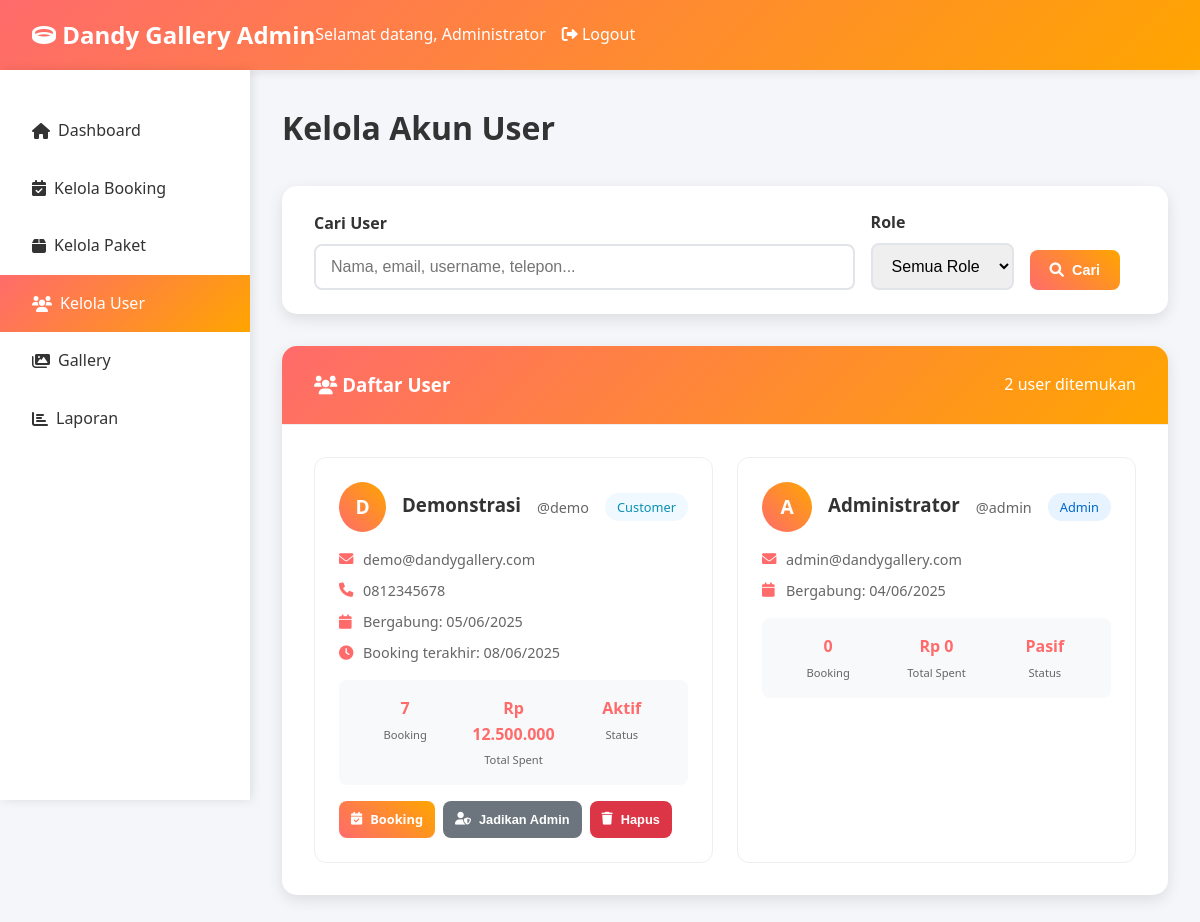
/admin/customers.php (signed in), run on an earlier commit of the app's database.
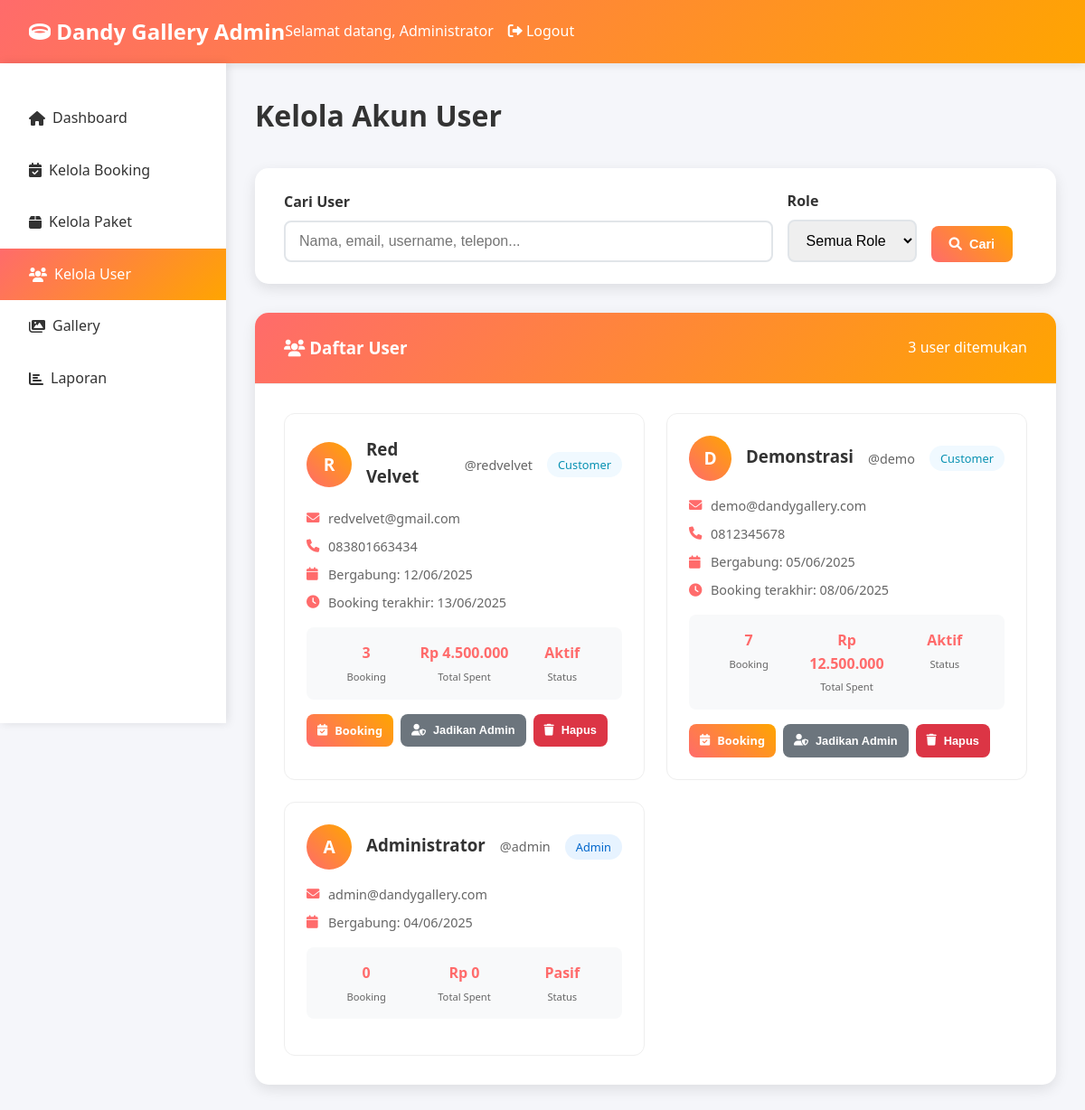
And on a later commit of the database.
### tables this page shows
CREATE TABLE `users` (
  `id` int NOT NULL,
  `username` varchar(50) NOT NULL,
  `password` varchar(255) NOT NULL,
  `full_name` varchar(100) NOT NULL,
  `email` varchar(100) NOT NULL,
  `phone` varchar(20) DEFAULT NULL,
  `role` enum('admin','customer') DEFAULT 'customer',
  `created_at` timestamp NULL DEFAULT CURRENT_TIMESTAMP,
  `updated_at` timestamp NULL DEFAULT CURRENT_TIMESTAMP ON UPDATE CURRENT_TIMESTAMP
);

### config/database.php (called while the page is built, shortened)
<?php
function formatRupiah($angka)
{
    return "Rp " . number_format($angka, 0, ',', '.');
}

### admin/customers.php (the view, shortened to what the changed rows need)
<?php
require_once '../config/database.php';
$db = getDB();
$sql = "SELECT u.*,
        COUNT(b.id) as total_bookings,
        SUM(CASE WHEN b.status IN ('paid', 'completed') THEN b.total_amount ELSE 0 END) as total_spent,
        MAX(b.created_at) as last_booking
        FROM users u
        LEFT JOIN bookings b ON u.id = b.user_id
        WHERE 1=1";
$params = [];
$sql .= " GROUP BY u.id ORDER BY u.created_at DESC";
$stmt = $db->prepare($sql);
$stmt->execute($params);
$users = $stmt->fetchAll(PDO::FETCH_ASSOC);
?>
<!DOCTYPE html>
<html lang="id">
<head>
    <link href="https://cdnjs.cloudflare.com/ajax/libs/font-awesome/6.0.0/css/all.min.css" rel="stylesheet">
</head>
<body>
    <main class="main-content">
        <div class="page-header">
            <h1 class="page-title">Kelola Akun User</h1>
        </div>
        <div class="card">
            <div class="card-header">
                <h3><i class="fas fa-users"></i> Daftar User</h3>
                <span><?php echo count($users); ?> user ditemukan</span>
            </div>
            <?php if (empty($users)): ?>
            <div style="text-align: center; padding: 3rem; color: #666;">
                <i class="fas fa-users" style="font-size: 3rem; margin-bottom: 1rem; opacity: 0.5;"></i>
                <h3>Tidak Ada User</h3>
                <p>Belum ada user yang sesuai dengan filter yang dipilih.</p>
            </div>
            <?php else: ?>
            <div class="users-grid">
                <?php foreach ($users as $user): ?>
                <div class="user-card">
                    <div class="user-header">
                        <div class="user-avatar">
                            <?php echo strtoupper(substr($user['full_name'], 0, 1)); ?>
                        </div>
                        <div class="user-info">
                            <h3><?php echo htmlspecialchars($user['full_name']); ?></h3>
                            <p>@<?php echo htmlspecialchars($user['username']); ?></p>
                        </div>
                        <span class="role-badge <?php echo $user['role']; ?>">
                            <?php echo ucfirst($user['role']); ?>
                        </span>
                    </div>
                    <div class="user-details">
                        <div class="detail-item">
                            <i class="fas fa-envelope"></i>
                            <span><?php echo htmlspecialchars($user['email']); ?></span>
                        </div>
                        <?php if ($user['phone']): ?>
                        <div class="detail-item">
                            <i class="fas fa-phone"></i>
                            <span><?php echo htmlspecialchars($user['phone']); ?></span>
                        </div>
                        <?php endif; ?>
                        <div class="detail-item">
                            <i class="fas fa-calendar"></i>
                            <span>Bergabung: <?php echo date('d/m/Y', strtotime($user['created_at'])); ?></span>
                        </div>
                        <?php if ($user['last_booking']): ?>
                        <div class="detail-item">
                            <i class="fas fa-clock"></i>
                            <span>Booking terakhir:
                                <?php echo date('d/m/Y', strtotime($user['last_booking'])); ?></span>
                        </div>
                        <?php endif; ?>
                    </div>
                    <div class="user-stats">
                        <div class="stat-item">
                            <div class="stat-value"><?php echo $user['total_bookings']; ?></div>
                            <div class="stat-text">Booking</div>
                        </div>
                        <div class="stat-item">
                            <div class="stat-value"><?php echo formatRupiah($user['total_spent']); ?></div>
                            <div class="stat-text">Total Spent</div>
                        </div>
                        <div class="stat-item">
                            <div class="stat-value">
                                <?php echo $user['total_bookings'] > 0 ? 'Aktif' : 'Pasif'; ?>
                            </div>
                            <div class="stat-text">Status</div>
                        </div>
                    </div>
                    <div class="user-actions">
                        <?php if ($user['total_bookings'] > 0): ?>
                        <a href="bookings.php?search=<?php echo urlencode($user['full_name']); ?>" class="btn btn-sm">
                            <i class="fas fa-calendar-check"></i> Booking
                        </a>
                        <?php endif; ?>
                        <?php if ($user['role'] === 'customer'): ?>
                        <button type="button" class="btn btn-sm btn-secondary"
                            onclick="confirmAction(<?php echo $user['id']; ?>, 'promote', '<?php echo htmlspecialchars($user['full_name']); ?>')">
                            <i class="fas fa-user-shield"></i> Jadikan Admin
                        </button>
                        <?php endif; ?>
                        <?php if ($user['id'] != $_SESSION['user_id'] && $user['role'] === 'customer'): ?>
                        <button type="button" class="btn btn-sm btn-danger"
                            onclick="confirmAction(<?php echo $user['id']; ?>, 'delete', '<?php echo htmlspecialchars($user['full_name']); ?>')">
                            <i class="fas fa-trash"></i> Hapus
                        </button>
                        <?php endif; ?>
                    </div>
                </div>
                <?php endforeach; ?>
            </div>
            <?php endif; ?>
        </div>
    </main>
</body>
</html>

What changed in the data, as far as the page shows it:
added users: full_name "R", full_name "Red Velvet", username "redvelvet", role "Customer", email "redvelvet@gmail.com", phone "083801663434", created_at "12/06/2025", last_booking "13/06/2025", total_bookings "3", total_spent "Rp 4.500.000", shows "Aktif"
Also different on the page:
count($users): "2" → "3"
